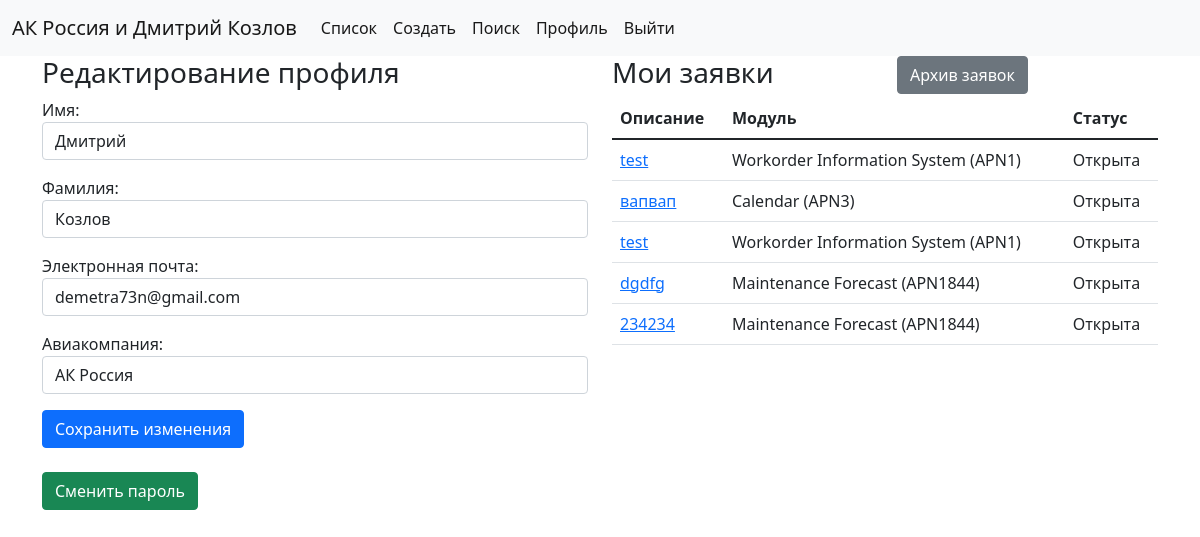
Page /account/edit/ (signed in) on the committed database.
### account/models.py (models this page shows, shortened)
class Profile(models.Model):
    user = models.OneToOneField(User, on_delete=models.CASCADE, related_name='profile')
    airline = models.ForeignKey(Airline, on_delete=models.CASCADE, null=True)

class Airline(models.Model):
    airline = models.CharField(max_length=255)
    def __str__(self):
        return self.airline

### cases/models.py (models this page shows, shortened)
class Case(models.Model):
    title = models.CharField(max_length=255)
    description = models.TextField()
    emails_list = models.ManyToManyField(User, blank=True, related_name='cases')
    module = models.ForeignKey(AMOSModule, on_delete=models.CASCADE)
    docfile = models.FileField(upload_to=case_directory_path, blank=True, null=True)
    author = models.ForeignKey(User, on_delete=models.SET_NULL, blank=True, null=True)
    created = models.DateTimeField(auto_now_add=True)
    active = models.BooleanField(default=True)
    def get_absolute_url(self):
        return reverse('cases:detail', args=[str(self.id)])

class AMOSModule(models.Model):
    apn = models.IntegerField()
    name = models.CharField(max_length=155)
    def __str__(self):
        return f"{self.name} (APN{self.apn})"

### account/views.py (the view, shortened to what this page needs)
# urls.py: path('edit/', EditView.as_view(), name='edit'),
class EditView(LoginRequiredMixin, View):
    template_name = 'account/edit.html'
    def get(self, request):
        items = Case.objects.select_related('module', 'author').filter(author=request.user).filter(active=True)
        user_form = UserEditForm(instance=request.user)
        profile_form = ProfileEditForm(instance=request.user.profile)
        context = {
            'user_form': user_form,
            'profile_form': profile_form,
            'items': items
        }
        return render(request, template_name=self.template_name, context=context)

### account/forms.py
class UserEditForm(forms.ModelForm):
    class Meta:
        model = User
        fields = ['first_name', 'last_name', 'email']
        widgets = {
            'first_name': forms.TextInput(attrs={'class': 'form-control'}),
            'last_name': forms.TextInput(attrs={'class': 'form-control'}),
            'email': forms.EmailInput(attrs={'class': 'form-control'}),
        }
        labels = {
            'first_name': 'Имя',
            'last_name': 'Фамилия',
            'email': 'Электронная почта',
        }

class ProfileEditForm(forms.ModelForm):
    class Meta:
        model = Profile
        fields = ['airline']
        widgets = {
            'airline': forms.Select(attrs={'class': 'form-control'}),
        }
        labels = {
            'airline': 'Авиакомпания',
        }

### account/templates/account/edit.html (shortened to what this page needs)
{% extends "cases/base.html" %}
{% block content %}
    <div class="row">
    <div class="col-sm">
{% if messages %}
  {% for message in messages %}
  <div>
  <h3>{{ message|safe }}</h3>
    </div>
  {% endfor %}
{% else %}
<h3>Редактирование профиля</h3>
{% endif %}
<form method="post">
    {{ user_form.as_p }}
    {{ profile_form.as_p }}
    <button type="submit" class="btn btn-primary">Сохранить изменения</button>
</form>
<br>
<a href="{% url 'account:password_change' %}" class="btn btn-success">Сменить пароль</a>
    </div>
    <div class="col-sm">
        <div class="row">
            <div class="col">
                <h3>Мои заявки</h3>
            </div>
            <div class="col">
                <a href="{% url 'account:archive' %}" class="btn btn-secondary">Архив заявок</a>
            </div>
        </div>
        {% include 'account/snippets/table.html' with items=items %}
    </div>
</div>
{% endblock %}

### cases/templates/cases/base.html (shortened to what this page needs)
<!doctype html>
<html lang="en">
  <head>
    {% load static %}
    <link rel="stylesheet" href="{% static '/css/bootstrap.min.css' %}">
  </head>
  <body>
  <nav class="navbar navbar-expand-lg navbar-light bg-light">
  <div class="container-fluid">
    <a class="navbar-brand" href="#">{% if request.user.is_authenticated %}{{request.user.profile.airline }} и {{request.user.first_name}} {{request.user.last_name}}{% else %}АК Россия{% endif %}</a>
    <div class="collapse navbar-collapse" id="navbarSupportedContent">
      <ul class="navbar-nav me-auto mb-2 mb-lg-0">
        {% if request.user.is_authenticated %}
        <li class="nav-item">
          <a class="nav-link active" aria-current="page" href="{% url 'cases:list' %}">Список</a>
        </li>
        <li class="nav-item">
          <a class="nav-link active" aria-current="page" href="{% url 'cases:create' %}">Создать</a>
        </li>
        <li class="nav-item">
          <a class="nav-link active" aria-current="page" href="{% url 'cases:search' %}">Поиск</a>
        </li>
        <li class="nav-item">
          <a class="nav-link active" aria-current="page" href="{% url 'account:edit' %}">Профиль</a>
        </li>
        <li class="nav-item">
          <a class="nav-link active" aria-current="page" href="{% url 'account:logout' %}">Выйти</a>
        </li>
        {% else %}
        <li class="nav-item">
          <a class="nav-link active" aria-current="page" href="{% url 'account:login' %}">Логин</a>
        </li>
        {% endif %}
      </ul>
    </div>
  </div>
</nav>
<div class="container">
  {% block content %}{% endblock %}
</div>
  </body>
</html>

### account/templates/account/snippets/table.html
<table class="table">
  <thead>
    <tr>
      <th scope="col">Описание</th>
      <th scope="col">Модуль</th>
      <th scope="col">Статус</th>
    </tr>
  </thead>
  <tbody>
  {% for item in items %}
    <tr>
      <td><a href="{{ item.get_absolute_url }}">{{ item.title }}</a></td>
      <td>{{ item.module }}</td>
      <td>{% if item.active %}Открыта{% else %}Закрыта{% endif %}</td>
    </tr>
  {% endfor %}
  </tbody>
</table>

### rows in the picture
Airline: airline "АК Россия"
Case: title "test", module "Workorder Information System (APN1)", active "Открыта"
Case: title "вапвап", module "Calendar (APN3)", active "Открыта"
Case: title "test", module "Workorder Information System (APN1)", active "Открыта"
Case: title "dgdfg", module "Maintenance Forecast (APN1844)", active "Открыта"
Case: title "234234", module "Maintenance Forecast (APN1844)", active "Открыта"

### other values in the picture
{{ request.user.profile.airline }} "АК Россия"
{{ request.user.first_name }} "Дмитрий"
{{ request.user.last_name }} "Козлов"
